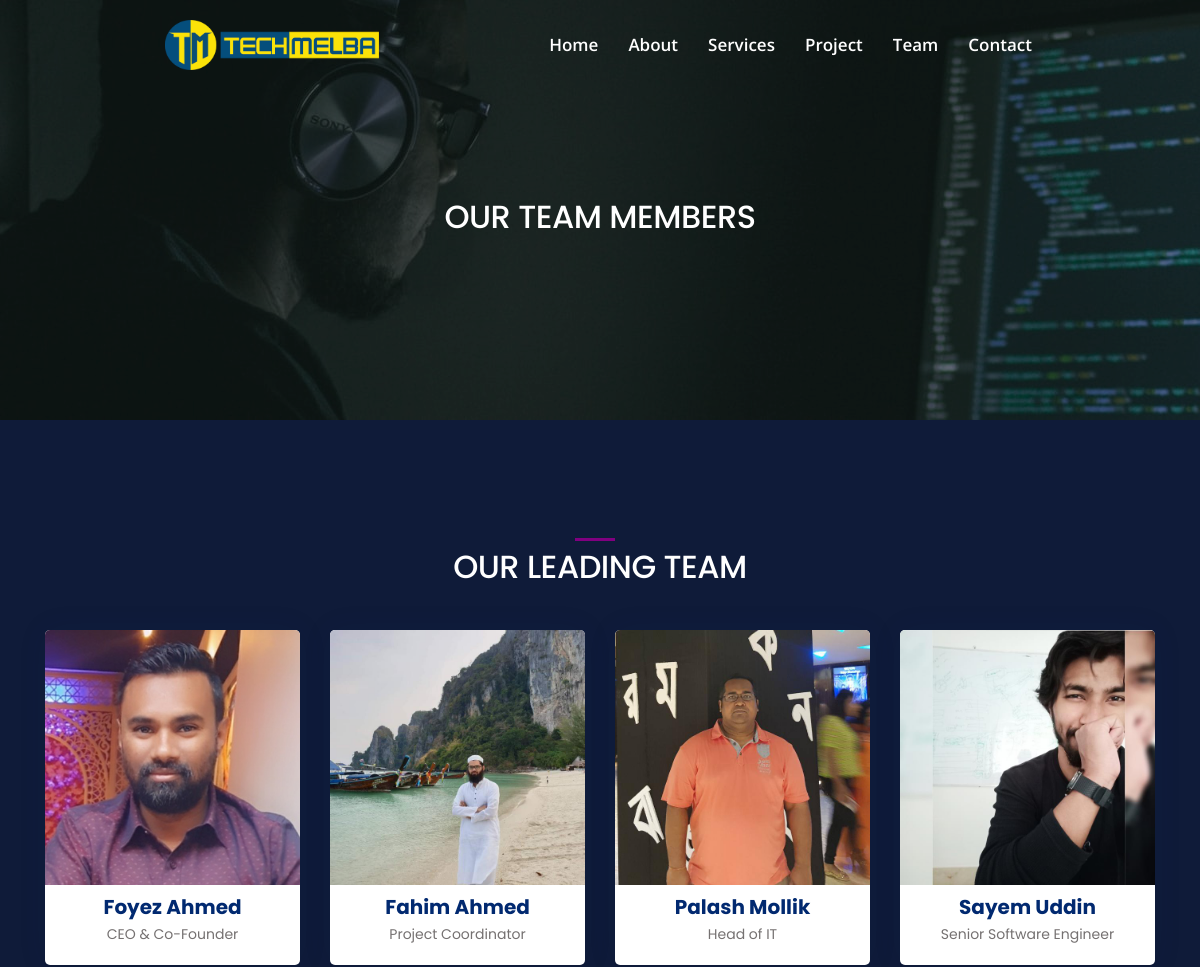
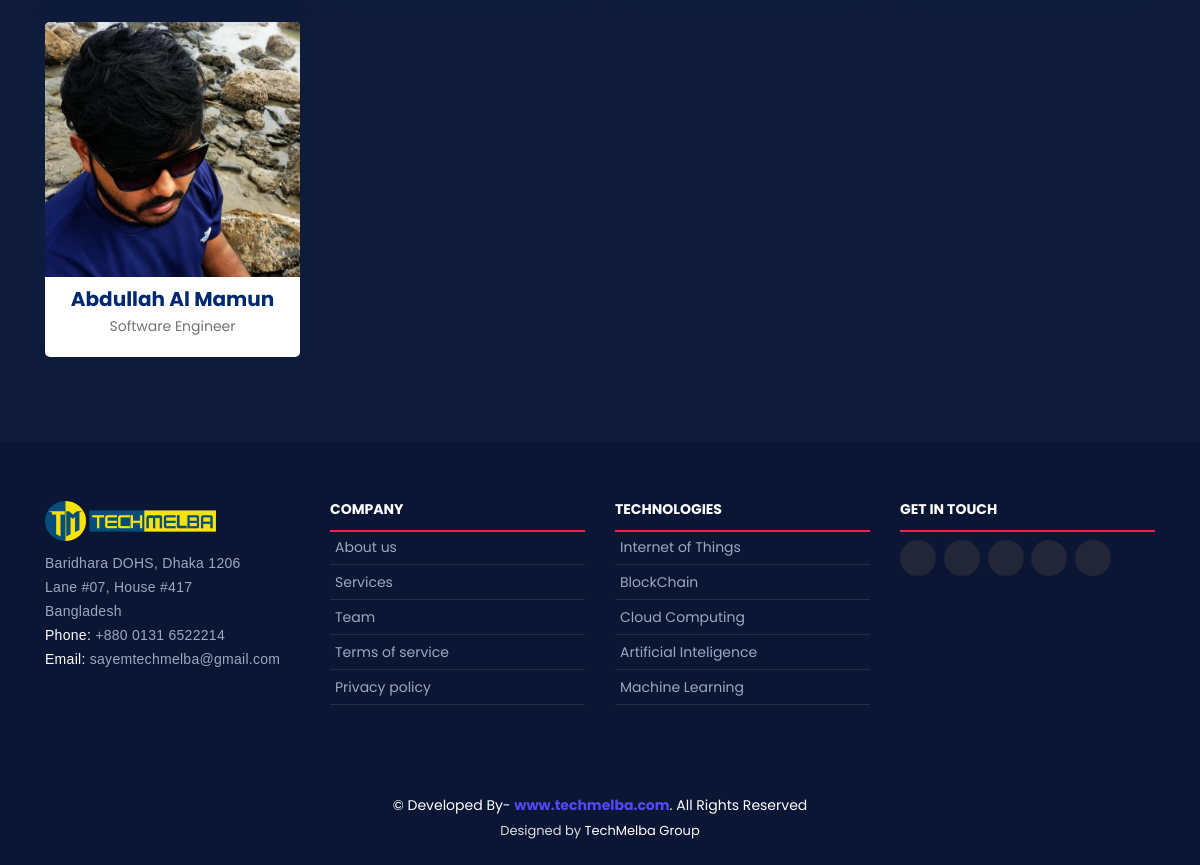
Before: /team/ with the older database file (2 pictures, top to bottom).
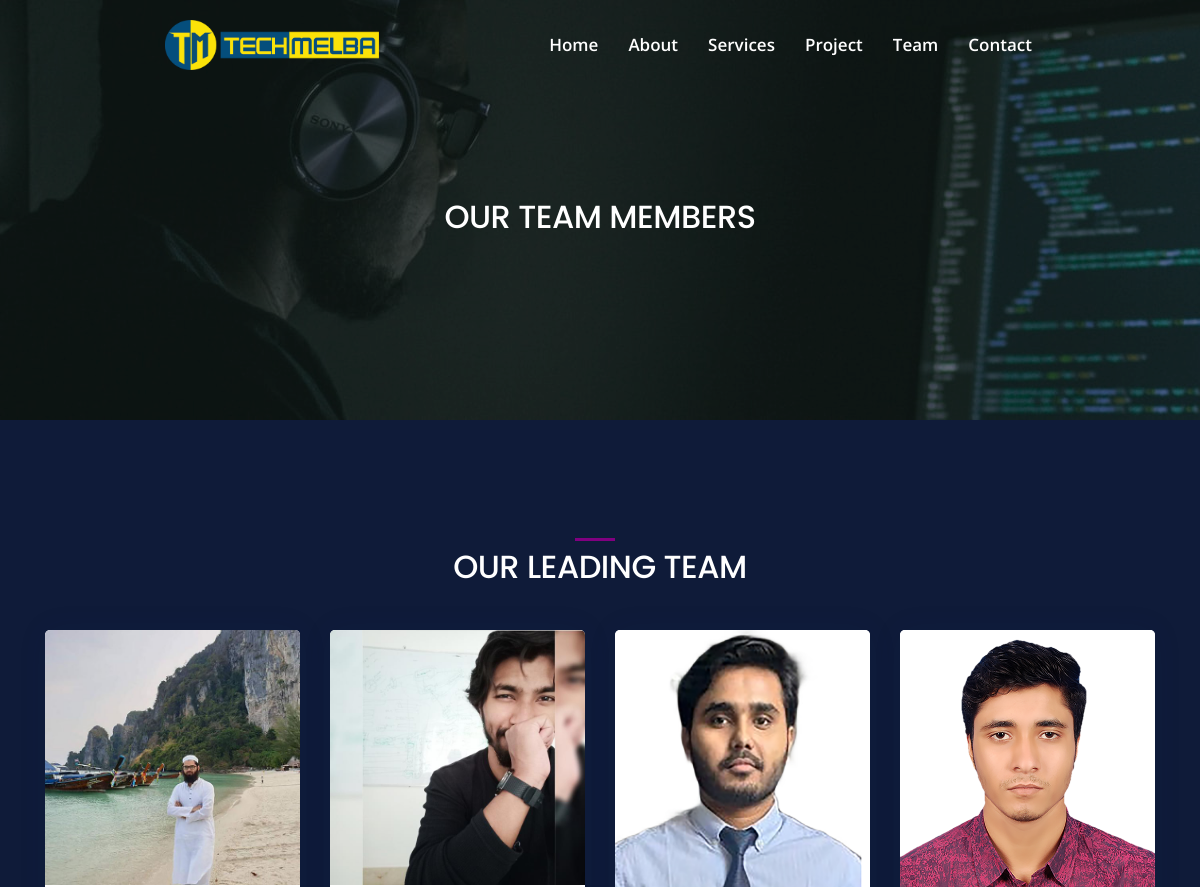
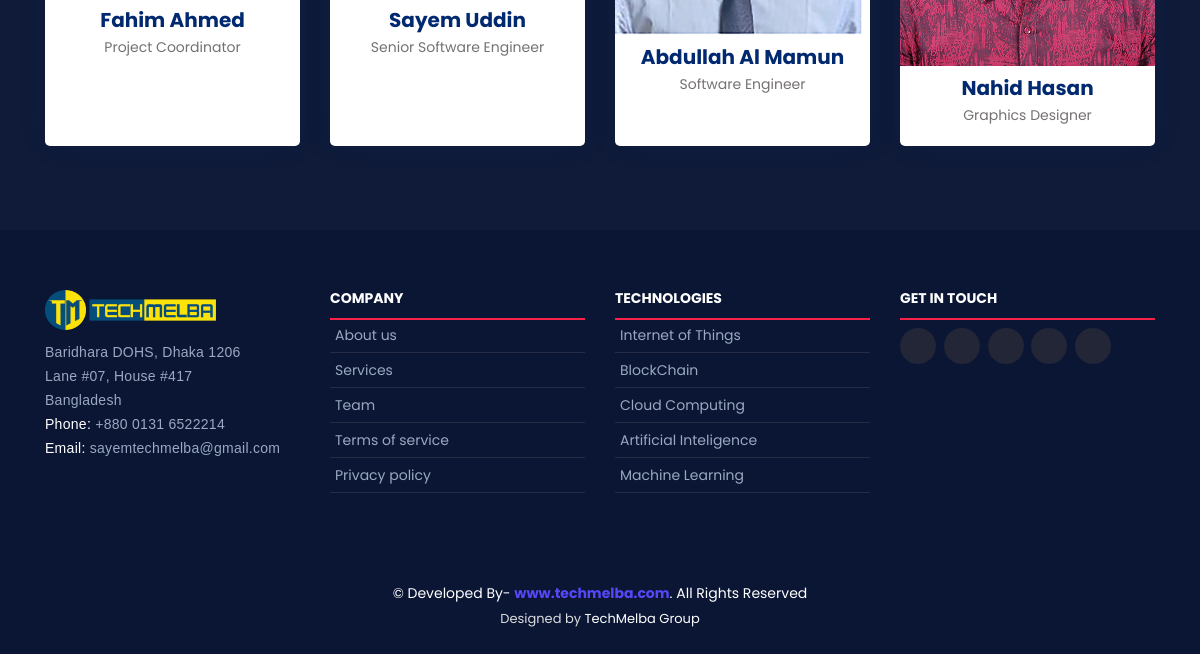
After: the same page with the newer database file (2 pictures, top to bottom).
### TechMelba_App/models.py (models this page shows, shortened)
class TeamMember(models.Model):
    member_name = models.CharField(max_length=120, null=True)
    member_image = models.ImageField(upload_to='images/', null=True)
    member_designation = models.CharField(max_length=120, null=True, blank=True)
    member_twitter = models.CharField(max_length=120, null=True, blank=True)
    member_facebook = models.CharField(max_length=120, null=True, blank=True)
    member_linkedin = models.CharField(max_length=120, null=True, blank=True)
    member_github = models.CharField(max_length=120, null=True, blank=True)

### TechMelba_App/views.py (the view)
# urls.py: path('team/', Team.as_view(), name='Team'),
class Team(View):
    def get(self, request):
        members = TeamMember.objects.all()
        context = {
            'members':members
        }
        return render(request, 'Home/team.html', context)

### templates/Home/team.html (shortened to what this page needs)
{% extends "index.html" %}
{% load static %}
{% block body %}
<div id="myCarousel" class="carousel slide" data-ride="carousel">
    <div class="carousel-inner">
      <div class="carousel-item sayem active">
        <img class="second-slide" src="{% static 'img/banner/t1.jpg' %}" alt="Second slide">
        <div class="container">
          <div class="carousel-caption text-uppercase text-center bg-text" style="padding-bottom:160px;">
            <h2> Our team members</h2>
          </div>
        </div>
      </div>
    </div>
  </div>
   <section id="team" class="team mt-5">
    <div class="container" data-aos="fade-up">
      <div class="heading heading--primary heading--style-2 text-center  mb-5" data-aos="fade-right">
        <span class="heading__pre-title "><h2>OUR LEADING TEAM</h2> </span>
     </div>
      <div class="row gy-4">
        {% for m in members %}
        <div class="col-lg-3 col-md-6 d-flex align-items-stretch mb-4" data-aos="fade-up" data-aos-delay="100">
          <div class="member">
            <div class="member-img">
              <img  src="{{m.member_image.url}}" class="img-fluid" alt="">
            </div>
            <div class="member-info">
              <h4>{{m.member_name}}</h4>
              <span>{{m.member_designation}}</span>
            </div>
          </div>
        </div>
        {% endfor %}
      </div>
    </div>
  </section>
{% endblock body %}

### templates/index.html (shortened to what this page needs)
{% load static %}
<!DOCTYPE html>
<html lang="en">
<head>
  <link href="{% static 'vendor/bootstrap/css/bootstrap.min.css' %}" rel="stylesheet">
   <link href="{% static 'css/style.css' %}" rel="stylesheet">
  <link href="{% static 'vendor/icofont/icofont.min.css' %}" rel="stylesheet">
  <link href="{% static 'vendor/boxicons/css/boxicons.min.css' %}" rel="stylesheet">
  <link href="{% static 'vendor/owl.carousel/assets/owl.carousel.min.css' %}" rel="stylesheet">
  <link href="{% static 'vendor/venobox/venobox.css' %}" rel="stylesheet">
  <link href="{% static 'vendor/aos/aos.css' %}" rel="stylesheet">
  <link href="{% static 'vendor/glightbox/css/glightbox.min.css' %}" rel="stylesheet">
</head>
<body>
    {% include "Index/navigation.html" %}
    {% block body %}
    {% endblock body %}
    {% include "Index/footer.html" %}
</body>
</html>

### templates/Index/navigation.html (shortened to what this page needs)
 {% load static %}
 <header id="header" class="fixed-top ">
    <div class="container-fluid">
      <div class="row justify-content-center">
        <div class="col-xl-9 d-flex align-items-center">
          <a href="/" class="logo mr-auto"><img src="{% static 'img/techmelba/logo2.png' %}" alt="" class="img-fluid "></a>
          <nav class="nav-menu d-none d-lg-block">
            <ul>
              <li class=""><a class="nav-effect" href="/">Home</a></li>
              <li><a class="nav-effect" href="/about">About</a></li>
              <li><a class="nav-effect" href="/service">Services</a></li>
              <li><a class="nav-effect" href="/projects">Project</a></li>
              <li><a class="nav-effect" href="/team">Team</a></li>
              <li><a class="nav-effect" href="/contact">Contact</a></li>
              </ul>
          </nav>
        </div>
      </div>
    </div>
  </header>

### templates/Index/footer.html (shortened to what this page needs)
  {% load static %}
  <footer id="footer">
    <div  class="footer-top">
      <div class="container">
        <div class="row">
          <div class="col-lg-3 col-md-6 footer-info">
            <img src="{% static 'img/techmelba/logo2.png'%}" alt="TheEvenet">
            <p>
              Baridhara DOHS, Dhaka 1206<br>
              Lane #07, House #417 <br>
              Bangladesh<br>
              <strong>Phone:</strong> +880 0131 6522214<br>
              <strong>Email:</strong> sayemtechmelba@gmail.com<br>
            </p>
          </div>
          <div class="col-lg-3 col-md-6 footer-links">
            <h4>Company</h4>
            <ul>
              <li> <a href="/about">About us</a></li>
              <li> <a href="/service">Services</a></li>
              <li> <a href="/team">Team</a></li>
              <li> <a href="#">Terms of service</a></li>
              <li> <a href="#">Privacy policy</a></li>
            </ul>
          </div>
          <div class="col-lg-3 col-md-6 footer-links">
            <h4 class="uppercase">Technologies</h4>
            <ul>
              <li> <a href="#">Internet of Things</a></li>
              <li> <a href="#">BlockChain</a></li>
              <li> <a href="#">Cloud Computing</a></li>
              <li> <a href="#">Artificial Inteligence</a></li>
              <li> <a href="#">Machine Learning</a></li>
            </ul>
          </div>
          <div class="col-lg-3 col-md-6 footer-contact">
            <h4>Get In Touch</h4>
            <div class="social-links">
              <a href="#" class="twitter"><i class="icofont-twitter"></i></a>
              <a href="#" class="facebook"><i class="icofont-facebook"></i></a>
              <a href="#" class="instagram"><i class="icofont-instagram"></i></a>
              <a href="#" class="google-plus"><i class="icofont-google-plus"></i></a>
              <a href="#" class="linkedin"><i class="icofont icofont-linkedin"></i></a>
            </div>
          </div>
        </div>
      </div>
    </div>
    <div class="container">
      <div class="copyright">
        &copy; Developed By- <strong><a href="http://www.techmelba.com">www.techmelba.com</a></strong>. All Rights Reserved
      </div>
      <div class="credits">
        Designed by <a href="http://www.techmelba.com">TechMelba Group</a>
      </div>
    </div>
  </footer>

### static/css/style.css (style rules this page uses)
a { color: #5846f9; }
h1, h2, h3, h4, h5, h6 { font-family: "Poppins", sans-serif; }
#header { transition: all 0.5s; z-index: 997; padding: 20px 0; }
#header .logo { font-size: 32px; margin: 0; padding: 0; line-height: 1; font-weight: 400; letter-spacing: 2px; text-transform: uppercase; }
#header .logo img { max-height: 40px; }
.nav-menu ul { margin: 0; padding: 0; list-style: none; }
.nav-menu > ul { display: flex; }
.nav-menu > ul > li { position: relative; white-space: nowrap; padding: 10px 0 10px 24px; }
.nav-menu a { display: block; position: relative; color: rgba(255, 255, 255, 0.7); transition: 0.3s; font-size: 15px; font-weight: 600; padding: 0 3px; font-family: "Open Sans", sans-serif; }
.nav-menu > ul > li > a:before { content: ""; position: absolute; width: 100%; height: 2px; bottom: -5px; left: 0; background-color: #fff; visibility: hidden; width: 0px; transition: all 0.3s ease-in-out 0s; }
.mobile-nav { position: fixed; top: 55px; right: 15px; bottom: 15px; left: 15px; z-index: 9999; overflow-y: auto; background: #fff; transition: ease-in-out 0.2s; opacity: 0; visibility: hidden; border-radius: 10px; padding: 10px 0; }
.mobile-nav * { margin: 0; padding: 0; list-style: none; }
.mobile-nav a { display: block; position: relative; color: #2c4964; padding: 10px 20px; font-weight: 500; outline: none; }
#footer { color: #fff; font-size: 14px; background: linear-gradient(45deg, rgba(86, 58, 250, 0.9) 0%, rgba(116, 15, 214, 0.9) 100%), url("../img/hero-bg.jpg") center center no-repeat; background-size: cover; }
#footer .footer-top { padding: 60px 0 30px 0; position: relative; }
#footer .footer-top .footer-contact { margin-bottom: 30px; }
#footer .footer-top h4 { font-size: 16px; font-weight: bold; position: relative; padding-bottom: 12px; }
#footer .footer-top .footer-links { margin-bottom: 30px; }
#footer .footer-top .footer-links ul { list-style: none; padding: 0; margin: 0; }
#footer .footer-top .footer-links ul li { padding: 10px 0; display: flex; align-items: center; }
#footer .footer-top .footer-links ul li:first-child { padding-top: 0; }
#footer .footer-top .footer-links ul a { color: rgba(255, 255, 255, 0.8); transition: 0.3s; display: inline-block; line-height: 1; }
#footer .credits { padding-top: 5px; font-size: 13px; color: #fff; }
#footer .credits a { color: #fff; }
#footer .social-links a { font-size: 18px; display: inline-block; background: rgba(255, 255, 255, 0.1); color: #fff; line-height: 1; padding: 8px 0; margin-right: 4px; border-radius: 50%; text-align: center; width: 36px; height: 36px; transition: 0.3s; }

### templates/Home/team.html (style rules this page uses)
.heading.heading--style-2 .heading__pre-title::before { content: ""; display: inline-block; vertical-align: middle; height: 3px; width: 40px; margin-right: 10px; margin-bottom: 3px; background: purple; position: relative; }
.team { background: #0f1b39; padding: 60px 0; }
.team .member { overflow: hidden; text-align: center; border-radius: 5px; background: #fff; box-shadow: 0px 0 30px rgba(1, 41, 112, 0.08); transition: 0.3s; }
.team .member .member-img { position: relative; overflow: hidden; }
.team .member .member-img:after { position: absolute; content: ""; left: 0; bottom: 0; height: 100%; width: 100%; background: url(static/img/team-shape.svg) no-repeat center bottom; background-size: contain; z-index: 1; }
.team .member .member-info { padding: 10px 15px 20px 15px; }
.team .member .member-info h4 { font-weight: 700; margin-bottom: 5px; font-size: 20px; color: #012970; }
.team .member .member-info span { display: block; font-size: 14px; font-weight: 400; color: #757171; }
.sayem img { filter:brightness(0.5); }

### templates/Index/navigation.html (style rules this page uses)
.nav-effect::after { content: ""; background: white; mix-blend-mode: exclusion; width: calc(100% + 20px); height: 0; position: absolute; bottom: -4px; left: -10px; transition: all .3s cubic-bezier(0.445, 0.05, 0.55, 0.95); }

Changed rows visible on the page:
removed TeamMember: member_image (picture), member_name "Foyez Ahmed", member_designation "CEO & Co-Founder"
removed TeamMember: member_image (picture), member_name "Palash Mollik", member_designation "Head of IT"
changed TeamMember "Fahim Ahmed": member_image: a different picture
changed TeamMember "Abdullah Al Mamun": member_image: a different picture
added TeamMember: member_image (picture), member_name "Nahid Hasan", member_designation "Graphics Designer"
